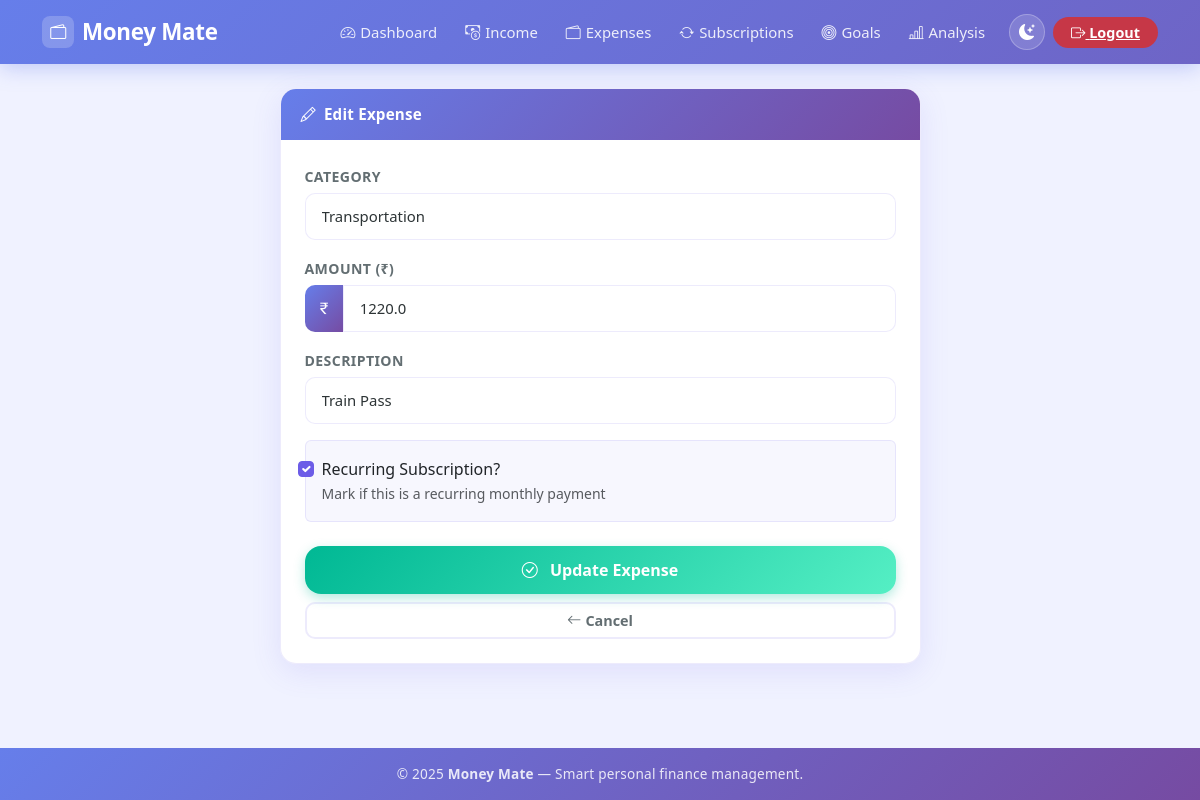
Page /edit_expense/1 (signed in) on the committed database.
### models.py (models this page shows)
class Expense(db.Model):
    id = db.Column(db.Integer, primary_key=True)
    user_id = db.Column(db.Integer, db.ForeignKey('user.id'), nullable=False)
    category = db.Column(db.String(100), nullable=False)
    amount = db.Column(db.Float, nullable=False)
    date = db.Column(db.DateTime, default=datetime.utcnow)
    description = db.Column(db.String(200))
    is_essential = db.Column(db.Boolean, default=False)
    is_subscription = db.Column(db.Boolean, default=False)

### app.py (the view)
@app.route('/edit_expense/<int:id>', methods=['GET','POST'])
@login_required
def edit_expense(id):
    expense = Expense.query.get_or_404(id)
    if expense.user_id != current_user.id:
        flash('Unauthorized access.', 'danger')
        return redirect(url_for('dashboard'))
    form = ExpenseForm()
    form.main_category.choices = [('', '-- Select Category --')] + [(cat, cat) for cat in expense_categories.keys()]
    if request.method == 'POST' and form.main_category.data:
        main_cat = form.main_category.data
        if main_cat in expense_categories:
            subcats = expense_categories[main_cat]["subcategories"]
            form.sub_category.choices = [('', '-- Select Sub Category --')] + [(sub, sub) for sub in subcats]
    if form.validate_on_submit():
        if form.sub_category.data == 'Other (User Input)' and form.custom_category.data:
            category = form.custom_category.data
        else:
            category = form.sub_category.data
        expense.category = category
        expense.amount = form.amount.data
        expense.description = form.description.data
        expense.is_subscription = form.is_subscription.data
        expense.is_essential = classify_essential(
            form.main_category.data,
            form.sub_category.data,
            form.custom_category.data
        )
        db.session.commit()
        flash('Expense updated.', 'success')
        return redirect(url_for('dashboard'))
    elif request.method == 'GET':
        main_cat = None
        for cat, data in expense_categories.items():
            if expense.category in data["subcategories"]:
                main_cat = cat
                break
        if main_cat:
            subcats = expense_categories[main_cat]["subcategories"]
            form.sub_category.choices = [('', '-- Select Sub Category --')] + [(sub, sub) for sub in subcats]
            form.main_category.data = main_cat
            form.sub_category.data = expense.category
        else:
            form.sub_category.choices = [('', '-- Select Sub Category --'), ('Other (User Input)', 'Other (User Input)')]
            form.main_category.data = "Other"
            form.sub_category.data = "Other (User Input)"
            form.custom_category.data = expense.category
        form.amount.data = expense.amount
        form.description.data = expense.description
        form.is_subscription.data = expense.is_subscription
    return render_template('add_expense.html', form=form, edit=True)

### forms.py
class ExpenseForm(FlaskForm):
    main_category = SelectField('Category', choices=[], validators=[DataRequired()])
    sub_category = SelectField('Sub Category', choices=[], validators=[DataRequired()])
    custom_category = StringField('Custom Category', validators=[Optional()])
    amount = FloatField('Amount (₹)', validators=[DataRequired()])
    description = StringField('Description', validators=[Optional()])
    is_subscription = BooleanField('Recurring Subscription?')
    submit = SubmitField('Add Expense')

### app.py (called while the page is built)
@login_manager.user_loader
def load_user(user_id):
    return User.query.get(int(user_id))

### templates/add_expense.html (shortened to what this page needs)
{% extends "base.html" %}
{% block content %}
<div class="row justify-content-center">
  <div class="col-md-8 col-lg-7">
    <div class="card fade-in">
      <div class="card-header">
        <i class="bi bi-{% if edit %}pencil{% else %}wallet2{% endif %}"></i>
        {% if edit %}Edit Expense{% else %}Add New Expense{% endif %}
      </div>
      <div class="card-body p-4">
        <form method="POST" id="expenseForm">
          <div class="mb-3">
            {{ form.main_category.label(class="form-label") }}
            {{ form.main_category(class="form-select", id="mainCategory") }}
          </div>
          <div class="mb-3">
            {{ form.amount.label(class="form-label") }}
            <div class="input-group">
              <span class="input-group-text"><i class="bi bi-currency-rupee"></i></span>
              {{ form.amount(class="form-control", type="number", step="0.01", placeholder="0.00") }}
            </div>
          </div>
          <div class="mb-3">
            {{ form.description.label(class="form-label") }}
            {{ form.description(class="form-control", rows="2", placeholder="Optional description...") }}
          </div>
          <div class="mb-4">
            <div class="form-check p-3 rounded" style="background:rgba(108,92,231,0.05);border:1.5px solid var(--border-color);">
              {{ form.is_subscription(class="form-check-input") }}
              {{ form.is_subscription.label(class="form-check-label fw-600") }}
              <div><small class="text-muted">Mark if this is a recurring monthly payment</small></div>
            </div>
          </div>
          <div class="d-grid gap-2">
            <button type="submit" class="btn btn-success btn-lg">
              <i class="bi bi-check-circle me-2"></i>
              {% if edit %}Update Expense{% else %}Add Expense{% endif %}
            </button>
            <a href="{{ url_for('dashboard') }}" class="btn btn-outline-secondary">
              <i class="bi bi-arrow-left me-1"></i>Cancel
            </a>
          </div>
        </form>
      </div>
    </div>
  </div>
</div>
{% endblock %}

### static/style.css (style rules this page uses)
:root { --brand-primary: #6C5CE7; --brand-secondary: #a29bfe; --brand-accent: #00b894; --brand-danger: #d63031; --brand-warning: #f39c12; --brand-info: #0984e3; --gradient-brand: linear-gradient(135deg, #667eea 0%, #764ba2 100%); --gradient-green: linear-gradient(135deg, #00b894 0%, #55efc4 100%); --gradient-red: linear-gradient(135deg, #d63031 0%, #fd79a8 100%); --gradient-orange: linear-gradient(135deg, #f39c12 0%, #fdcb6e 100%); --gradient-blue: linear-gradient(135deg, #0984e3 0%, #74b9ff 100%); --bg-page: #f0f2ff; --bg-card: rgba(255, 255, 255, 0.97); --bg-card-hover: #fff; --text-primary: #2d3436; --text-secondary: #636e72; --text-muted: #b2bec3; --border-color: rgba(108, 92, 231, 0.12); --shadow-sm: 0 2px 12px rgba(108, 92, 231, 0.08); --shadow-md: 0 8px 30px rgba(108, 92, 231, 0.12); --shadow-lg: 0 20px 50px rgba(108, 92, 231, 0.18); --shadow-hover: 0 15px 40px rgba(108, 92, 231, 0.22); --radius-sm: 10px; --radius-md: 16px; --radius-lg: 24px; --radius-pill: 50px; --transition: all 0.28s cubic-bezier(0.4, 0, 0.2, 1); }
*, *::before, *::after { box-sizing: border-box; }
body { background: var(--bg-page); font-family: 'Segoe UI', system-ui, -apple-system, sans-serif; color: var(--text-primary); min-height: 100vh; display: flex; flex-direction: column; transition: background 0.3s, color 0.3s; }
.card { border: 1px solid var(--border-color); border-radius: var(--radius-md); background: var(--bg-card); box-shadow: var(--shadow-md); transition: var(--transition); overflow: hidden; }
.card-header { background: var(--gradient-brand); color: white; font-weight: 600; font-size: 0.95rem; padding: 0.9rem 1.25rem; border: none; display: flex; align-items: center; gap: 8px; letter-spacing: 0.2px; }
.btn { border-radius: var(--radius-sm); font-weight: 600; font-size: 0.9rem; transition: var(--transition); position: relative; overflow: hidden; border: none; cursor: pointer; }
.btn::after { content: ''; position: absolute; inset: 0; background: rgba(255,255,255,0); transition: var(--transition); }
.btn-success { background: var(--gradient-green); color: white; box-shadow: 0 4px 12px rgba(0, 184, 148, 0.3); }
.btn-outline-secondary { border: 2px solid var(--border-color); color: var(--text-secondary); background: transparent; }
.btn-lg { padding: 0.75rem 2rem; font-size: 1rem; border-radius: var(--radius-md); }
.form-control, .form-select { border-radius: var(--radius-sm); border: 1.5px solid var(--border-color); padding: 0.7rem 1rem; font-size: 0.93rem; color: var(--text-primary); background: white; transition: var(--transition); }
.form-label { font-weight: 600; font-size: 0.88rem; color: var(--text-secondary); margin-bottom: 6px; text-transform: uppercase; letter-spacing: 0.4px; }
.input-group-text { background: var(--gradient-brand); color: white; border: none; border-radius: var(--radius-sm) 0 0 var(--radius-sm); font-size: 0.95rem; }
.form-check-input:checked { background-color: var(--brand-primary); border-color: var(--brand-primary); }
.fade-in { animation: fadeInUp 0.55s ease both; }

### rows in the picture
Expense: amount "1220.0", description "Train Pass", is_subscription "☑"
